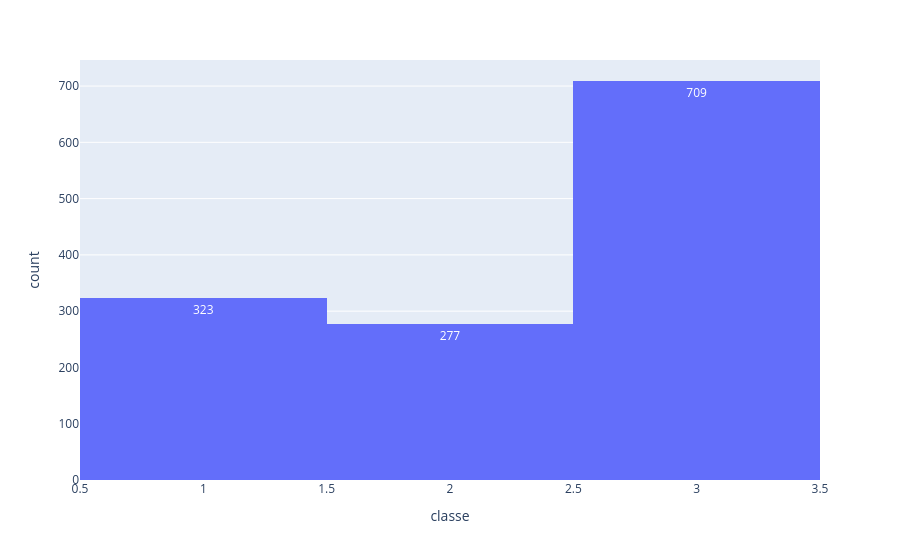

Write notebook code for a chart like this one.
### Code cell
# Avec plotly.express
# ------------------------------
px.histogram(df, x=colonne, 
             text_auto=True,
             )

### Figure 1 — Plotly figure (JSON) as saved in the notebook; plotly's stock layout.template omitted (floating-point values rounded to 4 significant figures; data arrays with more than 128 entries replaced by an {"elided": "..."} marker saying what was removed)
{"data": [{"alignmentgroup": "True", "bingroup": "x", "hovertemplate": "classe=%{x}<br>count=%{y}<extra></extra>", "legendgroup": "", "marker": {"color": "#636efa", "pattern": {"shape": ""}}, "name": "", "offsetgroup": "", "orientation": "v", "showlegend": false, "texttemplate": "%{value}", "type": "histogram", "x": {"elided": "1309 int values"}, "xaxis": "x", "yaxis": "y"}], "layout": {"barmode": "relative", "legend": {"tracegroupgap": 0}, "margin": {"t": 60}, "xaxis": {"anchor": "y", "domain": [0, 1], "title": {"text": "classe"}}, "yaxis": {"anchor": "x", "domain": [0, 1], "title": {"text": "count"}}}}
